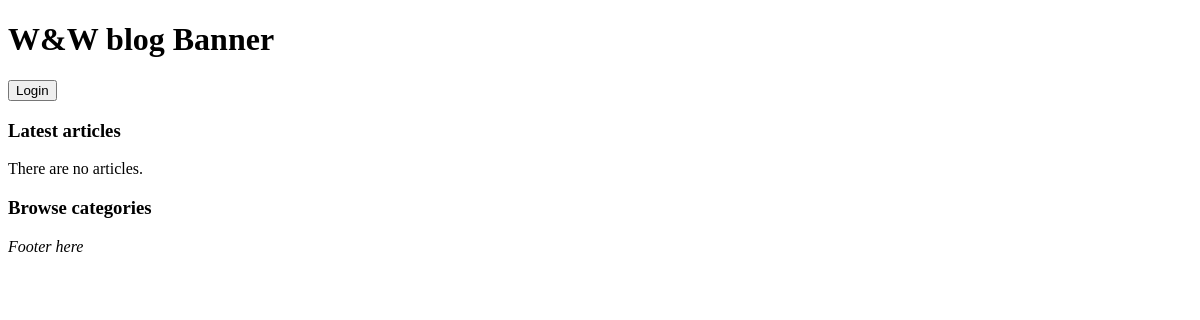
/, run on an earlier commit of the app's database.
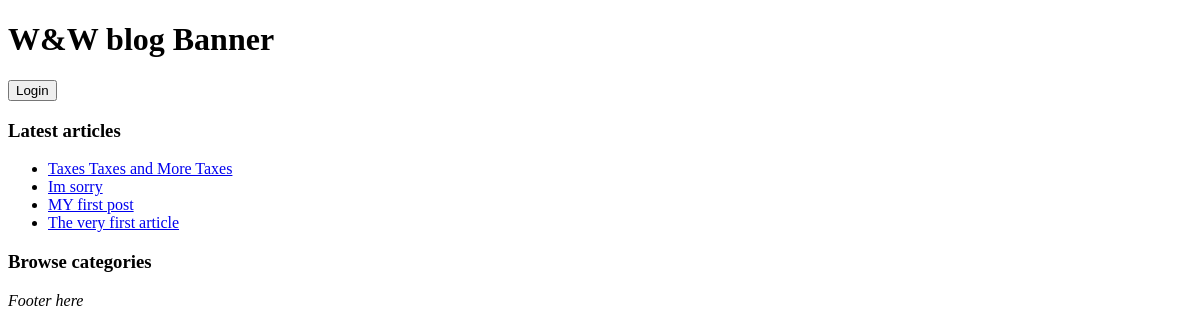
And on a later commit of the database.
### wwapp/models.py (models this page shows, shortened)
class Article(models.Model):
    article_id = models.AutoField(primary_key=True)
    article_title = models.CharField(max_length=45, default=None, blank=True)
    pub_date = models.DateTimeField(default=None)
    author = models.ForeignKey(User, on_delete=models.PROTECT)
    category = models.ForeignKey(Category, on_delete=models.SET_DEFAULT, default=None, blank=True, null=True)
    visits = models.IntegerField(default=0)
    published = models.BooleanField(default=False)
    creation_date = models.DateTimeField(auto_now_add=True)
    """
    # populate with -  default=timezone.now - from django.utils.timezone.now()
    # edit_date = models.DateField(auto_now=True)
    # can be used instead auto_now_add = True,
    """
    class Meta:
        indexes = [
            models.Index(fields=['article_title']),
            models.Index(fields=['author']),
        ]
    @staticmethod
    def get_latest_articles(count):
        latest_articles = Article.objects.order_by('-pub_date')[:int(count)]
        return latest_articles

### wwapp/views.py (the view)
# urls.py: path('', views.index, name='index'),
def index(request):
    latest_articles = Article.get_latest_articles(count=5)
    projects = Category.get_root_categories()
    values = {
        "latest_articles_list": latest_articles,
        "categories": projects
    }
    return render(request, "wwapp/index.html", values)

### wwapp/models.py (called while the page is built)
    @staticmethod
    def get_root_categories():
        return Category.objects.filter(category_type="PROJECT")

### wwapp/templates/wwapp/index.html (shortened to what this page needs)
{% extends 'wwapp/base.html'%}
{% block content %}
    <h3>Latest articles</h3>
    {% if latest_articles_list %}
        <ul title="Latest articles">
            {% for article in latest_articles_list %}
                <li>
                    <a href="/post/{{ article.article_id }}/view/">{{ article.article_title }}</a>
                </li>
            {% endfor %}
        </ul>
    {% else %}
        <p>There are no articles.</p>
    {% endif %}
    <h3>Browse categories</h3>
{% endblock %}

### wwapp/templates/wwapp/base.html (shortened to what this page needs)
<!DOCTYPE html>
<html lang="en">
<head>
</head>
<body>
<div class="banner" id="banner">
    <h1 onclick="location.href = '/'">W&W blog Banner</h1>
    <button onclick="location.href = '/login/'">Login</button>
</div>
<div class="content" id="content">
    {% block content %}
    {% endblock %}
</div>
<footer>
    <i>Footer here</i>
</footer>
</body>
</html>

What changed in the data, as far as the page shows it:
added Article: article_title "Taxes Taxes and More Taxes"
added Article: article_title "Im sorry"
added Article: article_title "MY first post"
added Article: article_title "The very first article"
Also different on the page:
text no longer shown: "There are no articles."
